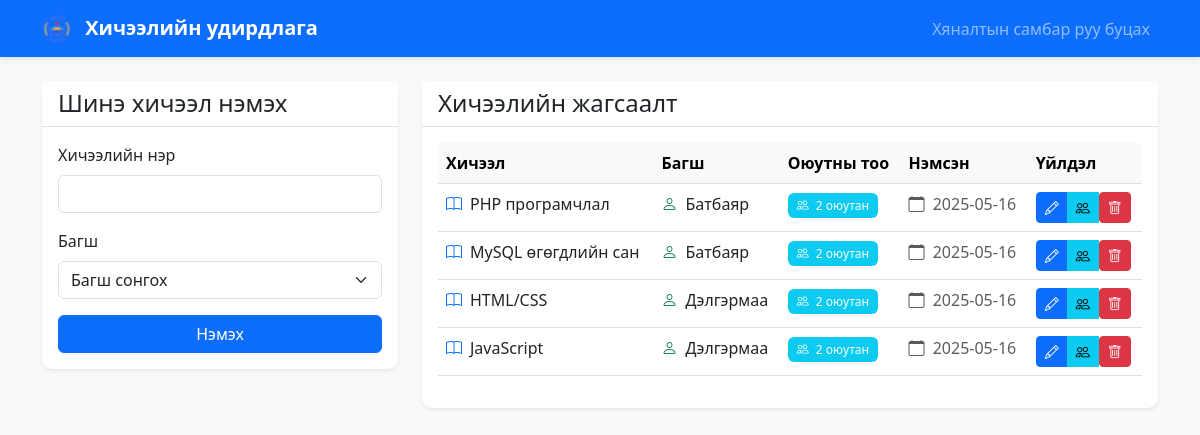
/courses/manage.php (signed in), run on the app's committed database.
### tables this page shows
CREATE TABLE IF NOT EXISTS courses (
    id INT AUTO_INCREMENT PRIMARY KEY,
    name VARCHAR(255) NOT NULL,
    teacher_id INT NOT NULL,
    created_at TIMESTAMP DEFAULT CURRENT_TIMESTAMP,
    FOREIGN KEY (teacher_id) REFERENCES users(id) ON DELETE CASCADE
);

CREATE TABLE IF NOT EXISTS users (
    id INT AUTO_INCREMENT PRIMARY KEY,
    name VARCHAR(255) NOT NULL,
    email VARCHAR(255) NOT NULL UNIQUE,
    password VARCHAR(255) NOT NULL,
    role ENUM('admin', 'teacher', 'student') NOT NULL,
    created_at TIMESTAMP DEFAULT CURRENT_TIMESTAMP
);

### courses/manage.php (the view, shortened to what this page needs)
<?php
require_once '../db.php';
$stmt = $conn->prepare("
    SELECT
        c.id,
        c.name,
        c.teacher_id,
        u.name as teacher_name,
        c.created_at,
        (SELECT COUNT(*) FROM course_enrollments WHERE course_id = c.id) as student_count
    FROM courses c
    JOIN users u ON c.teacher_id = u.id
    ORDER BY c.created_at DESC
");
$stmt->execute();
$courses = $stmt->get_result()->fetch_all(MYSQLI_ASSOC);
?>
<!DOCTYPE html>
<html lang="mn">
<head>
    <link href="https://cdn.jsdelivr.net/npm/bootstrap@5.3.0/dist/css/bootstrap.min.css" rel="stylesheet">
    <link rel="stylesheet" href="https://cdn.jsdelivr.net/npm/bootstrap-icons@1.7.2/font/bootstrap-icons.css">
    <link rel="stylesheet" href="../css/style.css">
</head>
<body class="bg-light">
    <nav class="navbar navbar-expand-lg navbar-dark bg-primary">
        <div class="container">
            <a class="navbar-brand" href="../dashboard/admin.php">
                <img src="../assets/logo.png" alt="Logo" height="30" class="d-inline-block align-text-top me-2">
                Хичээлийн удирдлага
            </a>
            <div class="collapse navbar-collapse" id="navbarNav">
                <ul class="navbar-nav ms-auto">
                    <li class="nav-item">
                        <a class="nav-link" href="../dashboard/admin.php">Хяналтын самбар руу буцах</a>
                    </li>
                </ul>
            </div>
        </div>
    </nav>
    <div class="container mt-4">
        <div class="row mb-4">
            <div class="col-md-4">
                <div class="card shadow-sm">
                    <div class="card-header bg-white">
                        <h4 class="mb-0">Шинэ хичээл нэмэх</h4>
                    </div>
                    <div class="card-body">
                        <form method="POST" action="">
                            <div class="mb-3">
                                <label for="name" class="form-label">Хичээлийн нэр</label>
                                <input type="text" class="form-control" id="name" name="name" required>
                            </div>
                            <div class="mb-3">
                                <label for="teacher_id" class="form-label">Багш</label>
                                <select class="form-select" id="teacher_id" name="teacher_id" required>
                                    <option value="">Багш сонгох</option>
                                </select>
                            </div>
                            <div class="d-grid">
                                <button type="submit" name="add_course" class="btn btn-primary">Нэмэх</button>
                            </div>
                        </form>
                    </div>
                </div>
            </div>
            <div class="col-md-8">
                <div class="card shadow-sm">
                    <div class="card-header bg-white">
                        <h4 class="mb-0">Хичээлийн жагсаалт</h4>
                    </div>
                    <div class="card-body">
                        <div class="table-responsive">
                            <table class="table table-hover">
                                <thead class="table-light">
                                    <tr>
                                        <th>Хичээл</th>
                                        <th>Багш</th>
                                        <th>Оюутны тоо</th>
                                        <th>Нэмсэн</th>
                                        <th>Үйлдэл</th>
                                    </tr>
                                </thead>
                                <tbody>
                                    <?php if (empty($courses)): ?>
                                        <tr>
                                            <td colspan="5" class="text-center py-4">
                                                <div class="text-muted">
                                                    <i class="bi bi-book fs-4 d-block mb-2"></i>
                                                    Хичээл байхгүй байна
                                                </div>
                                            </td>
                                        </tr>
                                    <?php else: ?>
                                        <?php foreach ($courses as $course): ?>
                                            <tr>
                                                <td>
                                                    <div class="d-flex align-items-center">
                                                        <i class="bi bi-book text-primary me-2"></i>
                                                        <?php echo htmlspecialchars($course['name']); ?>
                                                    </div>
                                                </td>
                                                <td>
                                                    <div class="d-flex align-items-center">
                                                        <i class="bi bi-person text-success me-2"></i>
                                                        <?php echo htmlspecialchars($course['teacher_name']); ?>
                                                    </div>
                                                </td>
                                                <td>
                                                    <a href="#" class="text-decoration-none"
                                                       data-bs-toggle="modal"
                                                       data-bs-target="#studentsModal<?php echo $course['id']; ?>">
                                                        <span class="badge bg-info">
                                                            <i class="bi bi-people me-1"></i>
                                                            <?php echo $course['student_count']; ?> оюутан
                                                        </span>
                                                    </a>
                                                </td>
                                                <td>
                                                    <span class="text-muted">
                                                        <i class="bi bi-calendar me-1"></i>
                                                        <?php echo date('Y-m-d', strtotime($course['created_at'])); ?>
                                                    </span>
                                                </td>
                                                <td>
                                                    <div class="btn-group">
                                                        <button type="button" class="btn btn-primary btn-sm"
                                                                data-bs-toggle="modal"
                                                                data-bs-target="#editModal<?php echo $course['id']; ?>"
                                                                title="Засах">
                                                            <i class="bi bi-pencil"></i>
                                                        </button>
                                                        <button type="button" class="btn btn-info btn-sm"
                                                                data-bs-toggle="modal"
                                                                data-bs-target="#studentsModal<?php echo $course['id']; ?>"
                                                                title="Оюутнууд">
                                                            <i class="bi bi-people"></i>
                                                        </button>
                                                        <form method="POST" action="" class="d-inline"
                                                              onsubmit="return confirm('Энэ хичээлийг устгахдаа итгэлтэй байна уу?');">
                                                            <button type="submit" name="delete_course" class="btn btn-danger btn-sm"
                                                                    title="Устгах">
                                                                <i class="bi bi-trash"></i>
                                                            </button>
                                                        </form>
                                                    </div>
                                                </td>
                                            </tr>
                                        <?php endforeach; ?>
                                    <?php endif; ?>
                                </tbody>
                            </table>
                        </div>
                    </div>
                </div>
            </div>
        </div>
    </div>
</body>
</html>

### css/style.css (style rules this page uses)
body { min-height: 100vh; display: flex; flex-direction: column; }
.card { border: none; border-radius: 10px; }
.card-header { border-bottom: 1px solid rgba(0,0,0,.125); background-color: #fff; }
.table th { border-top: none; background-color: #f8f9fa; }
.btn-primary { background-color: #0d6efd; border-color: #0d6efd; }
.badge { padding: 0.5em 0.75em; font-weight: 500; }
.navbar { box-shadow: 0 2px 4px rgba(0,0,0,.1); }
.navbar-brand { font-weight: 600; }

### data on the page
courses: name "PHP програмчлал", teacher.name "Батбаяр", student_count "2", created_at "2025-05-16"
courses: name "MySQL өгөгдлийн сан", teacher.name "Батбаяр", student_count "2", created_at "2025-05-16"
courses: name "HTML/CSS", teacher.name "Дэлгэрмаа", student_count "2", created_at "2025-05-16"
courses: name "JavaScript", teacher.name "Дэлгэрмаа", student_count "2", created_at "2025-05-16"
